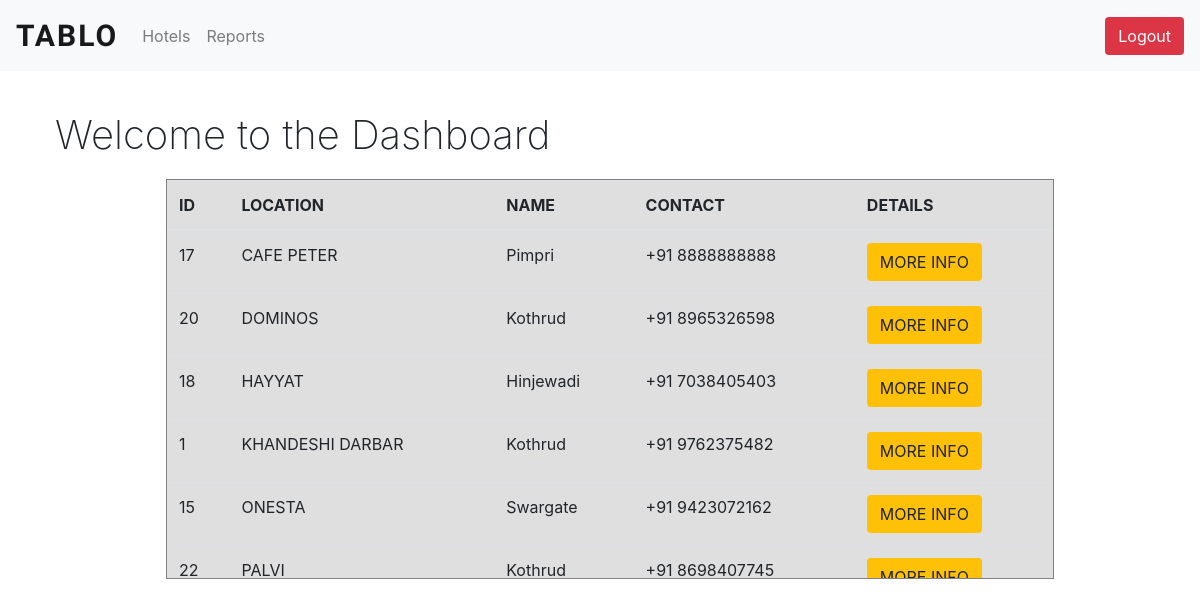
The page /admin/hotels.php on the database its author committed.
### tables this page shows
CREATE TABLE IF NOT EXISTS `hotel` (
  `hid` int(11) NOT NULL AUTO_INCREMENT,
  `hname` varchar(25) NOT NULL,
  `hemail` varchar(50) NOT NULL,
  `hlocation` varchar(25) NOT NULL,
  `hdescription` varchar(1000) NOT NULL,
  `vegnonveg` int(11) NOT NULL DEFAULT '1',
  `haddress` varchar(1000) NOT NULL,
  `hcategory` varchar(30) NOT NULL,
  `people` int(11) DEFAULT NULL,
  `hphno` bigint(11) NOT NULL,
  `hwebsite` varchar(500) NOT NULL,
  `creation_time` timestamp NOT NULL DEFAULT CURRENT_TIMESTAMP,
  PRIMARY KEY (`hid`),
  KEY `hphno` (`hphno`)
);

### admin/hotels.php (the view, shortened to what this page needs)
<?php
require("../config/db.php");
$query = "SELECT hid,hname,hlocation,hphno from hotel order by hname";
$result = mysqli_query($conn,$query);
$hotels = mysqli_fetch_all($result,MYSQLI_ASSOC);
?>
<?php include('inc/header.php')?>
<div class="container" style="margin: 40px">
<h1 style="font-weight:200;">Welcome to the Dashboard</h1>
<div class="scroll mx-auto" style="margin-top: 20px">
<?php if(mysqli_num_rows($result)){ ?>
<table class="table table-hover">
  <thead>
    <tr>
      <th scope="col">ID</th>
      <th scope="col">LOCATION</th>
      <th scope="col">NAME</th>
      <th scope="col">CONTACT</th>
      <th scope="col">DETAILS</th>
    </tr>
  </thead>
  <tbody>
  <?php foreach($hotels as $hotel) : ?>
    <tr>
      <td><?php echo $hotel['hid'];?></td>
      <td style="text-transform:uppercase;"><?php echo $hotel['hname'];?></td>
      <td><?php echo $hotel['hlocation'];?></td>
      <td>+91 <?php echo $hotel['hphno'];?></td>
      <td><a class="btn btn-warning" href="hdis.php?hid=<?php echo $hotel['hid'];?>">MORE INFO</a></td>
    </tr>
    <?php endforeach; ?>
  </tbody>
</table>
<?php } else{ ?>
<div class="message"><h1 style="color:gray;">No Hotels :(</h1></div>
<?php } ?>
</div>
</div>
<?php include('inc/footer.php');?>

### admin/inc/header.php (shortened to what this page needs)
<!DOCTYPE html>
<html lang="en">
<head>
    <link rel="stylesheet" href="https://stackpath.bootstrapcdn.com/bootstrap/4.1.3/css/bootstrap.min.css">
    <link href="https://cdnjs.cloudflare.com/ajax/libs/bootstrap-datepicker/1.3.0/css/datepicker.css" rel="stylesheet" type="text/css" />
    <link rel="stylesheet" href="clockpicker\dist\bootstrap-clockpicker.min.css.css">
    <link rel="stylesheet" href="clockpicker\dist\jquery-clockpicker.min.css">
    <link rel="stylesheet" href="clockpicker.css">
    <link rel="stylesheet" href="standalone.css">
</head>
<body style="background: white">
<nav class="navbar navbar-expand-lg navbar-light bg-light">
  <a class="navbar-brand" href="dashboard.php">TABLO</a>
  <div class="collapse navbar-collapse" id="navbarNav">
    <ul class="navbar-nav">
      <li class="nav-item">
        <a class="nav-link" href="hotels.php">Hotels</a>
      </li>
      <li class="nav-item">
        <a class="nav-link" href="report.php">Reports</a>
      </li>
    </ul>
    <form class="form-inline ml-auto">
    <a href="inc/logout.php" class="btn btn-danger" style="color:white">Logout</a>
    </form>
  </div>
</nav>

### admin/inc/footer.php (shortened to what this page needs)
</body>
</html>

### Dashboard/clockpicker/src/standalone.css (style rules this page uses)
.btn { cursor: pointer; -webkit-user-select: none; -moz-user-select: none; -ms-user-select: none; user-select: none; background-image: none; border: 1px solid transparent; }

### admin/inc/header.php (style rules this page uses)
.navbar-brand { font-weight: bold; font-size: 30px !important; letter-spacing: 2px; font-family: "Sriracha", cursive; }
html, body { max-width: 100%; overflow-x: hidden; }

### admin/hotels.php (style rules this page uses)
.scroll { width:80%; height:400px; overflow-y: scroll; overflow-x:hidden; border:1px solid gray; background:#DFDFDF; }
html, body { max-width: 100%; overflow-x: hidden; overflow-y:hidden; }

### rows shown on the page
hotel: hid "17", hname "CAFE PETER", hlocation "Pimpri", hphno "8888888888"
hotel: hid "20", hname "DOMINOS", hlocation "Kothrud", hphno "8965326598"
hotel: hid "18", hname "HAYYAT", hlocation "Hinjewadi", hphno "7038405403"
hotel: hid "1", hname "KHANDESHI DARBAR", hlocation "Kothrud", hphno "9762375482"
hotel: hid "15", hname "ONESTA", hlocation "Swargate", hphno "9423072162"
hotel: hid "22", hname "PALVI", hlocation "Kothrud", hphno "8698407745"
